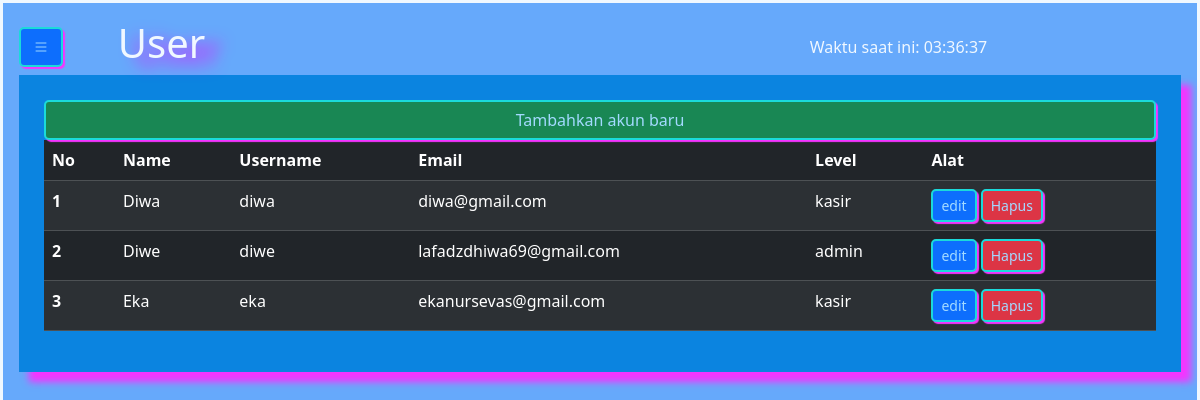
Before: /user.php with the older database file.
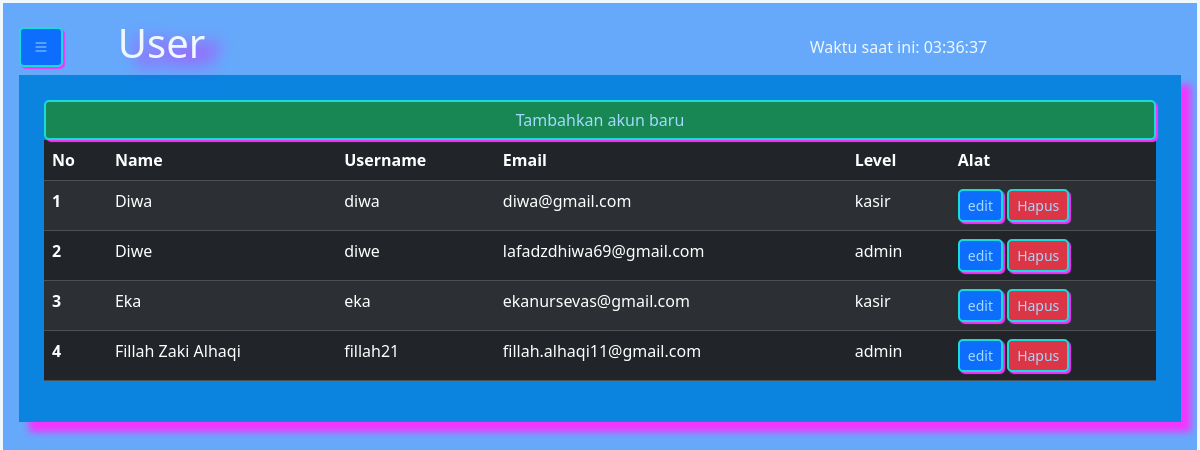
After: the same page with the newer database file.
### tables this page shows
CREATE TABLE `user` (
  `iduser` int(11) NOT NULL,
  `nama` varchar(45) NOT NULL,
  `email` varchar(45) NOT NULL,
  `username` varchar(45) NOT NULL,
  `password` varchar(100) NOT NULL,
  `level` varchar(40) NOT NULL
);

### function.php (called while the page is built, shortened)
<?php
$koneksi = mysqli_connect("localhost", "root", "", "dataobat");
function query($query)
{
    global $koneksi;
    $result = mysqli_query($koneksi, $query);
    $rows = [];
    while ($row = mysqli_fetch_assoc($result)) {
        $rows[] = $row;
    }
    return $rows;
}

### user.php (the view, shortened to what this page needs)
<?php
require 'function.php';
$data = query("SELECT * FROM user");
?>
<!DOCTYPE html>
<html lang="en">
<head>
    <link href="https://cdn.jsdelivr.net/npm/bootstrap@5.3.2/dist/css/bootstrap.min.css" rel="stylesheet"
>
    <link rel="stylesheet" href="style.css">
    <link rel="stylesheet" href="https://cdn.datatables.net/1.13.4/css/jquery.dataTables.min.css">
    <link rel="stylesheet" href="https://cdn.jsdelivr.net/npm/bootstrap-icons@1.11.3/font/bootstrap-icons.min.css">
</head>
<body>
    <div class="main-container">
        <div class="content m-0 atasan">
            <div class="row">
                <div class="col-1">
                    <button class="btn btn-primary" type="button" data-bs-toggle="offcanvas"
                        data-bs-target="#offcanvasExample" aria-controls="offcanvasExample">
                        <i class="bi bi-list"></i>
                    </button>
                </div>
                <div class="col-7">
                    <h1>User</h1>
                </div>
                <div class="col-3" id="clock">
                </div>
            </div>
            <div class="contents">
                <div class="box1">
                    <div class="tambahuser">
                        <a class="btn btn-success" href="input_user.php">Tambahkan akun baru</a>
                    </div>
                    <table class="table table-dark table-striped">
                        <thead>
                            <tr>
                                <th scope="col">No</th>
                                <th scope="col">Name</th>
                                <th scope="col">Username</th>
                                <th scope="col">Email</th>
                                <th scope="col">Level</th>
                                <th scope="col">Alat</th>
                            </tr>
                        </thead>
                        <tbody>
                            <?php $i = 1;
                            foreach ($data as $d):
                                ?>
                                <tr>
                                    <th scope="row">
                                        <?= $i; ?>
                                    </th>
                                    <td>
                                        <?= $d['nama']; ?>
                                    </td>
                                    <td>
                                        <?= $d['username']; ?>
                                    </td>
                                    <td>
                                        <?= $d['email']; ?>
                                    </td>
                                    <td>
                                        <?= $d['level']; ?>
                                    </td>
                                    <td>
                                        <a class="btn btn-primary btn-sm"
                                            href="Edituser.php?id= <?= $d['iduser']; ?>">edit</a>
                                        <a href="delete_user.php?id=<?= $d['iduser']; ?>" class="btn btn-sm btn-danger"
                                            onclick="return confirm('Apakah anda yakin ingin menghapus data?')">
                                            Hapus
                                        </a>
                                    </td>
                                </tr>
                                <?php
                                $i++;
                            endforeach;
                            ?>
                        </tbody>
                    </table>
                </div>
            </div>
</body>
</html>

Changed rows visible on the page:
added user: nama "Fillah Zaki Alhaqi", username "fillah21", email "fillah.alhaqi11@gmail.com", level "admin"
